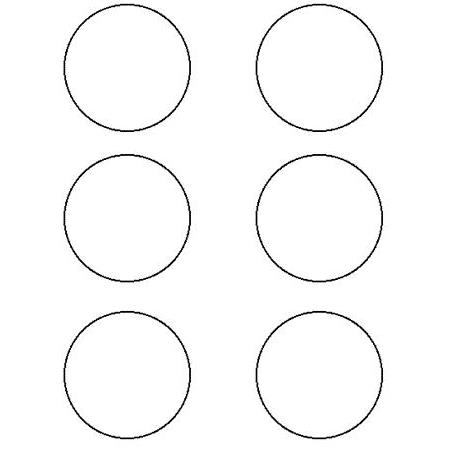
#> input picture balls.jpeg, 450 x 450 px, given in place of the camera
$ python denemeHough.py
#> lines starting #> are read from the running program, lines starting #| are printed output that depends on the picture; after the words box and inside, x2 and y2 are one past the last pixel; in counts of white or black regions, pixels touching at a corner belong together
import cv2
import numpy as np

# Kameradan video yakalama işlemi
videoCapture = cv2.VideoCapture(0)
# Önceki dairenin konumunu tutacak değişken
prevCircle = None
# İki nokta arasındaki mesafeyi hesaplayan fonksiyon
dist = lambda x1, y1, x2, y2: (x1 - x2) ** 2 + (y1 - y2) ** 2

while True:
    ret, frame = videoCapture.read()
#> frame is the input picture: shape (450, 450, 3); min 0, max 255, mean 249.4
    if not ret:
        break

    # Kareyi gri tona dönüştür
    grayFrame = cv2.cvtColor(frame, cv2.COLOR_BGR2GRAY)
    # Gürültüyü azaltmak için Gaussian bulanıklaştırma uygula
    blurFrame = cv2.GaussianBlur(grayFrame, (5, 5), 0)
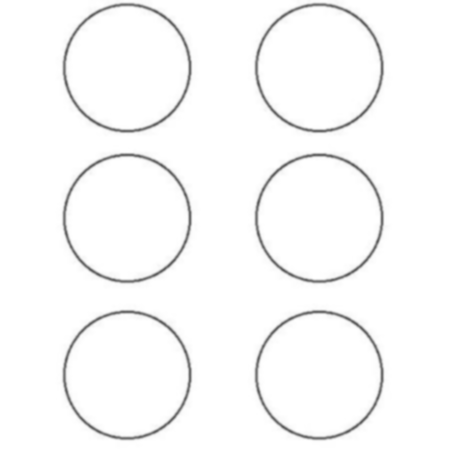
#> blurFrame: shape (450, 450); min 94, max 255, mean 249.4

    # Canny kenar algılama ile kenarları belirle
    edges = cv2.Canny(blurFrame, 50, 150)
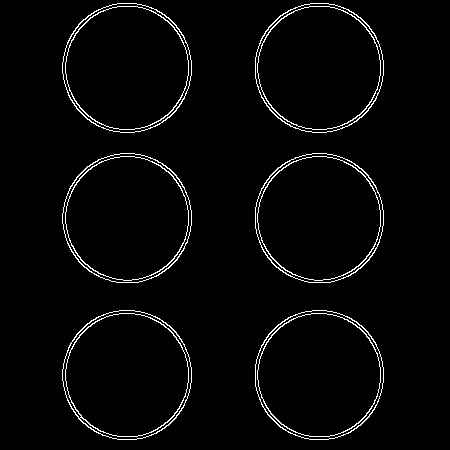
#> edges: shape (450, 450); 2.7% white in thin lines or dots, all inside (x1, y1, x2, y2) = (62, 3, 384, 440)

    # Kontur bulma
    contours, _ = cv2.findContours(edges, cv2.RETR_EXTERNAL, cv2.CHAIN_APPROX_SIMPLE)
#> contours = 6 contours; box (x1, y1, x2, y2) and area: (62, 310, 192, 440) 13118, (62, 153, 192, 283) 13118, (62, 3, 192, 133) 13114, (255, 153, 384, 283) 13102, (255, 310, 384, 440) 13098, (255, 3, 384, 133) 13090
    for contour in contours:
        area = cv2.contourArea(contour)
        if area > 1000:  # Kontur alanı eşik değerinden büyükse
            # Konturun içine bir çember çiz
            (x, y), radius = cv2.minEnclosingCircle(contour)
            center = (int(x), int(y))
            radius = int(radius)
            cv2.circle(frame, center, radius, (255, 255, 0), 3)
#> this loop made 6 passes
#> (area, x, y, center) on passes 1 to 6: (13098, 318.9, 374.5, (318, 374)), (13118.5, 126.6, 374.7, (126, 374)), (13101.5, 318.8, 217.7, (318, 217)), (13117.5, 126.7, 217.7, (126, 217)), (13090, 318.9, 67.45, (318, 67)), (13114.5, 126.6, 67.32, (126, 67))
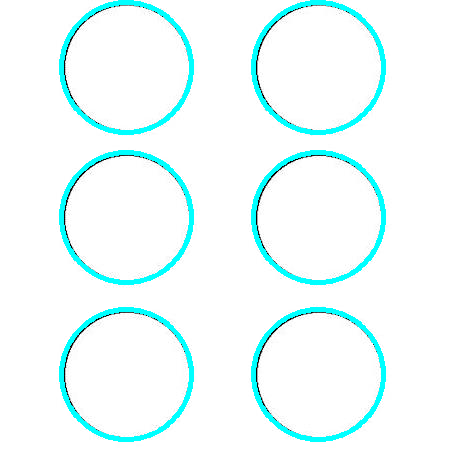
#> frame: shape (450, 450, 3); 5.97% of pixels changed, all inside (x1, y1, x2, y2) = (59, 0, 386, 442)

    # Hough dönüşümleri ile daireleri bul
    circles = cv2.HoughCircles(blurFrame, cv2.HOUGH_GRADIENT, 1.2, 100,
                               param1=50, param2=30, minRadius=50, maxRadius=400)
#> circles = [[126.6, 66.6, 64.04], [318.6, 67.8, 63.8], [126.6, 375, 65], [321, 373.8, 62.72], [318.6, 216.6, 63.2], [126.6, 216.6, 63.2], [222.6, 162.6, 171.6], [219, 276.6, 170.2], [437.4, 219, 130.9], [24.6, 220.2, 123.3], [24.6, 66.6, 120.8]]

    if circles is not None:
        # Daireler varsa işleme al
        circles = np.uint16(np.around(circles))
#> circles = [[127, 67, 64], [319, 68, 64], [127, 375, 65], [321, 374, 63], [319, 217, 63], [127, 217, 63], [223, 163, 172], [219, 277, 170], [437, 219, 131], [25, 220, 123], [25, 67, 121]]
        chosen = None

        # En uygun daireyi seç
        for i in circles[0, :]:
            if chosen is None:
                chosen = i
            if prevCircle is not None:
                if dist(chosen[0], chosen[1], prevCircle[0], prevCircle[1]) <= dist(i[0], i[1], prevCircle[0],
                                                                                     prevCircle[1]):
                    chosen = i  # Önceki dairenin konumunu güncelle
#> this loop made 11 passes

        # Dış çemberi çiz
        cv2.circle(frame, (chosen[0], chosen[1]), chosen[2], (255, 0, 255), 3)
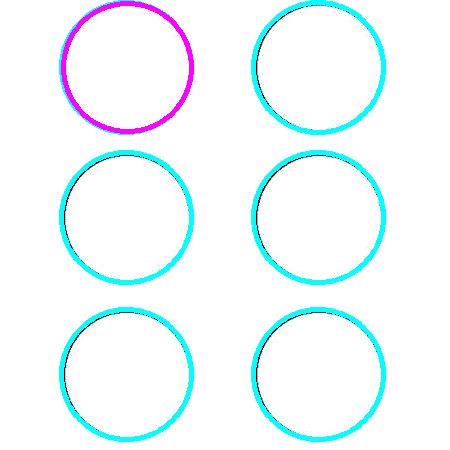
#> frame: shape (450, 450, 3); 0.98% of pixels changed, all inside (x1, y1, x2, y2) = (61, 1, 194, 134)

        prevCircle = chosen
#> prevCircle = [127, 67, 64]

    cv2.imshow("Circles", frame)
    cv2.imshow("Edges", edges)

    if cv2.waitKey(1) & 0xFF == ord('q'):
#> (key q is pressed here)
        break

videoCapture.release()
cv2.destroyAllWindows()
